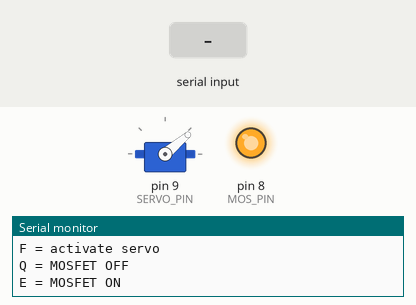
The sketch below on a simulated Arduino Uno, built with avr-gcc and run on an emulated ATmega328P. Parts: servo, output pins drawn as LEDs (lit = HIGH), the last lines printed to the serial monitor. The test bench sets the inputs (shaded band).

Above: at 1.7 s.
1.8 s: "F" received over Serial
At 1.86 s:
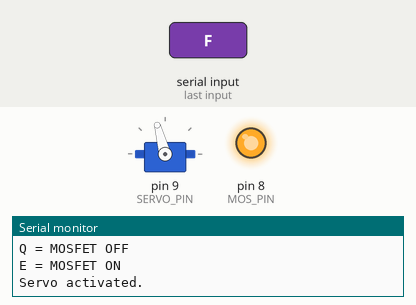
3.4 s: "Q" received over Serial
At 3.8 s:
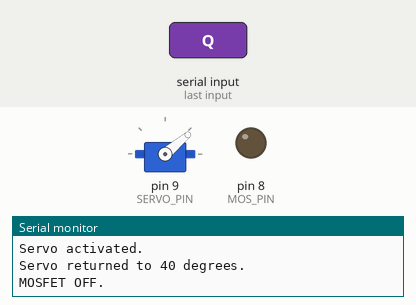
4.9 s: "f" received over Serial
At 4.96 s:
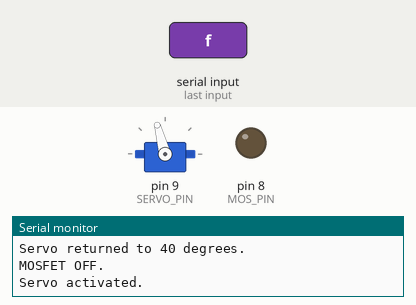
Timing chart, 0 to 7.9 s (numbered marks = the images above; inputs shaded):
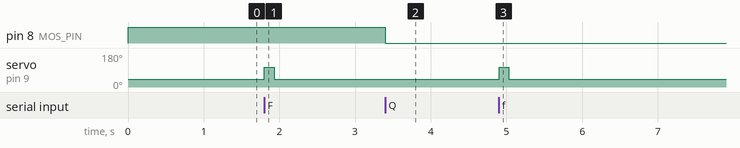

The sketch:

firing_code.ino
```cpp
#include <Servo.h>

Servo myServo;

// -------------------------
// PINS
// -------------------------
const int SERVO_PIN = 9;
const int MOS_PIN = 8;

// -------------------------
// SERVO SETTINGS
// -------------------------
const int REST_POSITION = 40;
const int FIRE_POSITION = 105;

const int FIRE_TIME = 130;  // milliseconds


void setup() {

  // -------------------------
  // SERIAL
  // -------------------------
  Serial.begin(9600);


  // -------------------------
  // MOSFET
  // -------------------------
  pinMode(MOS_PIN, OUTPUT);

  // MOSFET starts ON
  digitalWrite(MOS_PIN, HIGH);


  // -------------------------
  // SERVO
  // -------------------------
  myServo.attach(SERVO_PIN);

  myServo.write(REST_POSITION);

  delay(500);


  // -------------------------
  // STARTUP MESSAGE
  // -------------------------
  Serial.println("System ready.");
  Serial.println("F = activate servo");
  Serial.println("Q = MOSFET OFF");
  Serial.println("E = MOSFET ON");
}


void loop() {

  if (Serial.available() > 0) {

    char command = Serial.read();


    // -------------------------
    // SERVO
    // -------------------------
    if (command == 'F' || command == 'f') {

      Serial.println("Servo activated.");

      myServo.write(FIRE_POSITION);

      delay(FIRE_TIME);

      myServo.write(REST_POSITION);

      Serial.println("Servo returned to 40 degrees.");
    }


    // -------------------------
    // MOSFET OFF
    // -------------------------
    else if (command == 'Q' || command == 'q') {

      digitalWrite(MOS_PIN, LOW);

      Serial.println("MOSFET OFF.");
    }


    // -------------------------
    // MOSFET ON
    // -------------------------
    else if (command == 'E' || command == 'e') {

      digitalWrite(MOS_PIN, HIGH);

      Serial.println("MOSFET ON.");
    }
  }
}
```

Measured:
- after the input at 1.8 s, servo on pin 9 (SERVO_PIN): 40° → 105° at once, → 40° 0.13 s later
- after the input at 3.4 s, pin 8 (MOS_PIN): HIGH → LOW at once
- after the input at 4.9 s, servo on pin 9 (SERVO_PIN): 40° → 105° at once, → 40° 0.13 s later
